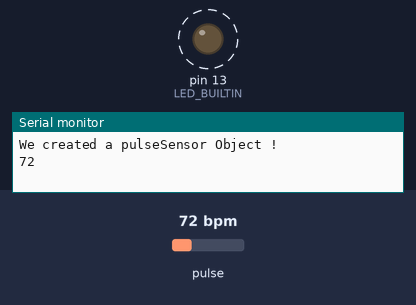
The sketch below on a simulated Arduino Uno, built with avr-gcc and run on an emulated ATmega328P. Parts: output pins drawn as LEDs (lit = HIGH), the last lines printed to the serial monitor. Dashed ring = blinking. The inputs (shaded band) are chosen by the test bench; at power-on: pulse 72 bpm.

Above: at 1.2 s.
1.3 s: pulse set to 42 bpm
At 2.8 s:
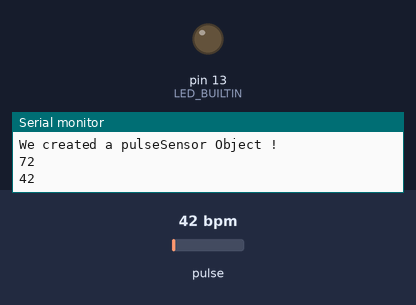
3.7 s: pulse set to 100 bpm
At 4.42 s:
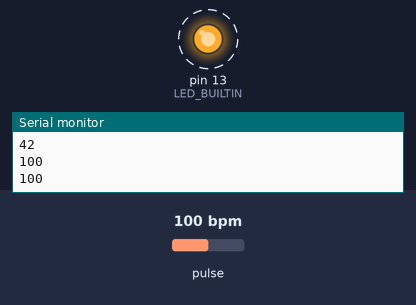
Timing chart, 0 to 12.7 s (numbered marks = the images above; inputs shaded):
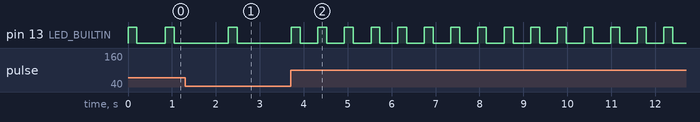

The sketch:

grove_BPM.ino
```cpp
//this code is heavily based off of the PulseSensorPlayground example "Getting_BPM_to_Monitor"
//only minor tweeks have been made to send just the bpm values

//this code should be ran off 3 seperate computers with a grove ear-clip in each.
// they will all be connected to the serial brige in one laptop
#include <PulseSensorPlayground.h>


const int PulseWire = 0;
const int LED = LED_BUILTIN;
int Threshold = 550;

PulseSensorPlayground pulseSensor;

void setup() {

Serial.begin(115200);
pulseSensor.analogInput(PulseWire);
pulseSensor.blinkOnPulse(LED);
pulseSensor.setThreshold(Threshold);

   if (pulseSensor.begin()) {
    Serial.println("We created a pulseSensor Object !");
  }
}


void loop() {


if (pulseSensor.sawStartOfBeat()) {
int myBPM = pulseSensor.getBeatsPerMinute();

 Serial.println(myBPM);

}

  delay(20);

}
```

Measured:
- after the input at 3.7 s, pin 13 (LED_BUILTIN): alternates HIGH for 0.20 s and LOW for 0.40 s, starting after 0.62 s
